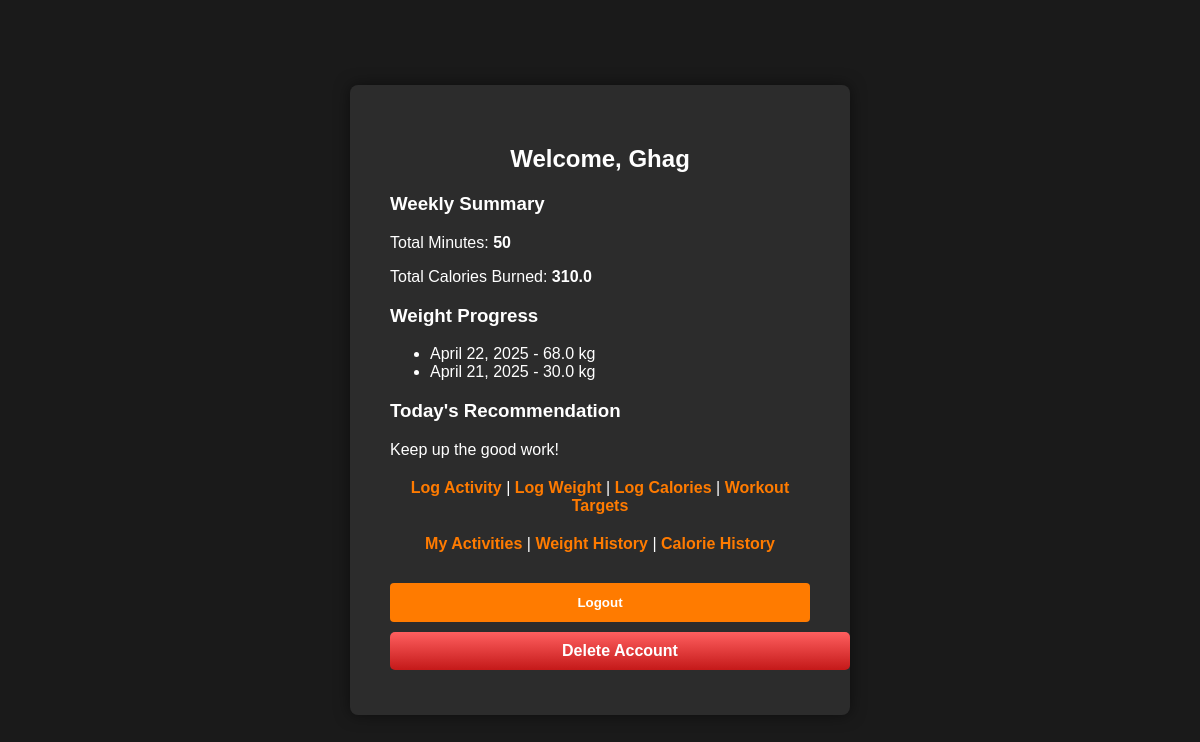
/trainees/dashboard/ (signed in), run on an earlier commit of the app's database.
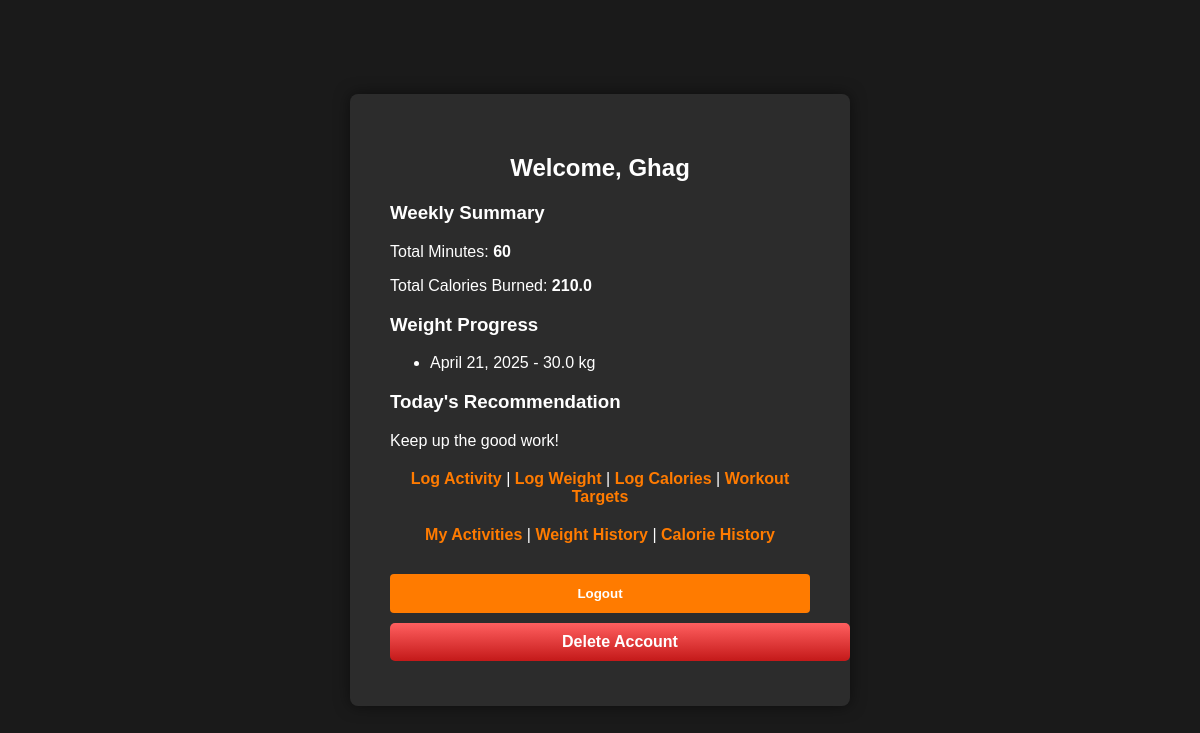
And on a later commit of the database.
### trainees/models.py (models this page shows)
class WeightLog(models.Model):
    trainee = models.ForeignKey(Trainee, on_delete=models.CASCADE)
    weight_kg = models.FloatField()
    date = models.DateField(auto_now_add=True)

### trainees/views.py (the view)
# urls.py: path('dashboard/', views.trainee_dashboard, name='trainee_dashboard'),
@login_required
def trainee_dashboard(request):
    trainee = request.user.trainee_profile
    today = now().date()
    one_week_ago = today - timedelta(days=7)
    activities = Activity.objects.filter(trainee=trainee, date__gte=one_week_ago)
    weight_logs = WeightLog.objects.filter(trainee=trainee).order_by('-date')[:5]
    weekly_minutes = sum(a.duration_minutes for a in activities)
    weekly_calories = sum(a.calories_burned for a in activities)
    today_recommendation = Recommendation.objects.filter(
        trainee=trainee,
        created_at__date=today
    ).order_by('-created_at').first()
    if today_recommendation:
        recommendation = today_recommendation.message
    else:
        recommendation = generate_recommendation(trainee)
    context = {
        'weekly_minutes': weekly_minutes,
        'weekly_calories': weekly_calories,
        'weight_logs': weight_logs,
        'recommendation': recommendation,
    }
    return render(request, 'trainees/dashboard.html', context)

### trainees/views.py (called while the page is built)
def generate_recommendation(trainee):
    last_activity = Activity.objects.filter(trainee=trainee).order_by('-date').first()
    if not last_activity:
        return "Start light today with some cardio!"
    if last_activity.name.lower() == 'treadmill' and last_activity.duration_minutes > 30:
        return "Go easy today. Try yoga or stretching."
    elif last_activity.name.lower() == 'weightlifting':
        return "Consider a light cardio session today."
    return "Keep up the good work!"

### gymmanagement/templates/trainees/dashboard.html (shortened to what this page needs)
{% extends 'users/base.html' %}
{% block content %}
<div class="login-box">
    <h2>Welcome, {{ user.username }}</h2>
    <div class="section">
        <h3>Weekly Summary</h3>
        <p>Total Minutes: <strong>{{ weekly_minutes }}</strong></p>
        <p>Total Calories Burned: <strong>{{ weekly_calories }}</strong></p>
    </div>
    <div class="section">
        <h3>Weight Progress</h3>
        {% if weight_logs %}
            <ul>
                {% for log in weight_logs %}
                    <li>{{ log.date }} - {{ log.weight_kg }} kg</li>
                {% endfor %}
            </ul>
        {% else %}
            <p>No weight logs yet.</p>
        {% endif %}
    </div>
    <div class="section">
        <h3>Today's Recommendation</h3>
        <p>{{ recommendation }}</p>
    </div>
    <div class="signup-section">
        <a href="{% url 'log_activity' %}" class="signup-link">Log Activity</a> |
        <a href="{% url 'log_weight' %}" class="signup-link">Log Weight</a> |
        <a href="{% url 'log_calories' %}" class="signup-link">Log Calories</a> |
        <a href="{% url 'view_workout_target' %}" class="signup-link">Workout Targets</a>
    </div>
    <div class="signup-section">
        <a href="{% url 'view_activities' %}" class="signup-link">My Activities</a> |
        <a href="{% url 'view_weight_logs' %}" class="signup-link">Weight History</a> |
        <a href="{% url 'view_calorie_log' %}" class="signup-link">Calorie History</a>
    </div>
    <div class="signup-section" style="margin-top: 30px;">
        <form method="post" action="{% url 'logout' %}">
            <button type="submit" class="btn">Logout</button>
        </form>
        <a href="{% url 'delete_account' %}" class="btn btn-danger" style="margin-top: 10px;">Delete Account</a>
    </div>
</div>
{% endblock %}

What changed in the data, as far as the page shows it:
no longer on this page (row edited): WeightLog: date "April 22, 2025", weight_kg "68.0"
Also different on the page:
{{ weekly_minutes }}: "50" → "60"
{{ weekly_calories }}: "310.0" → "210.0"
